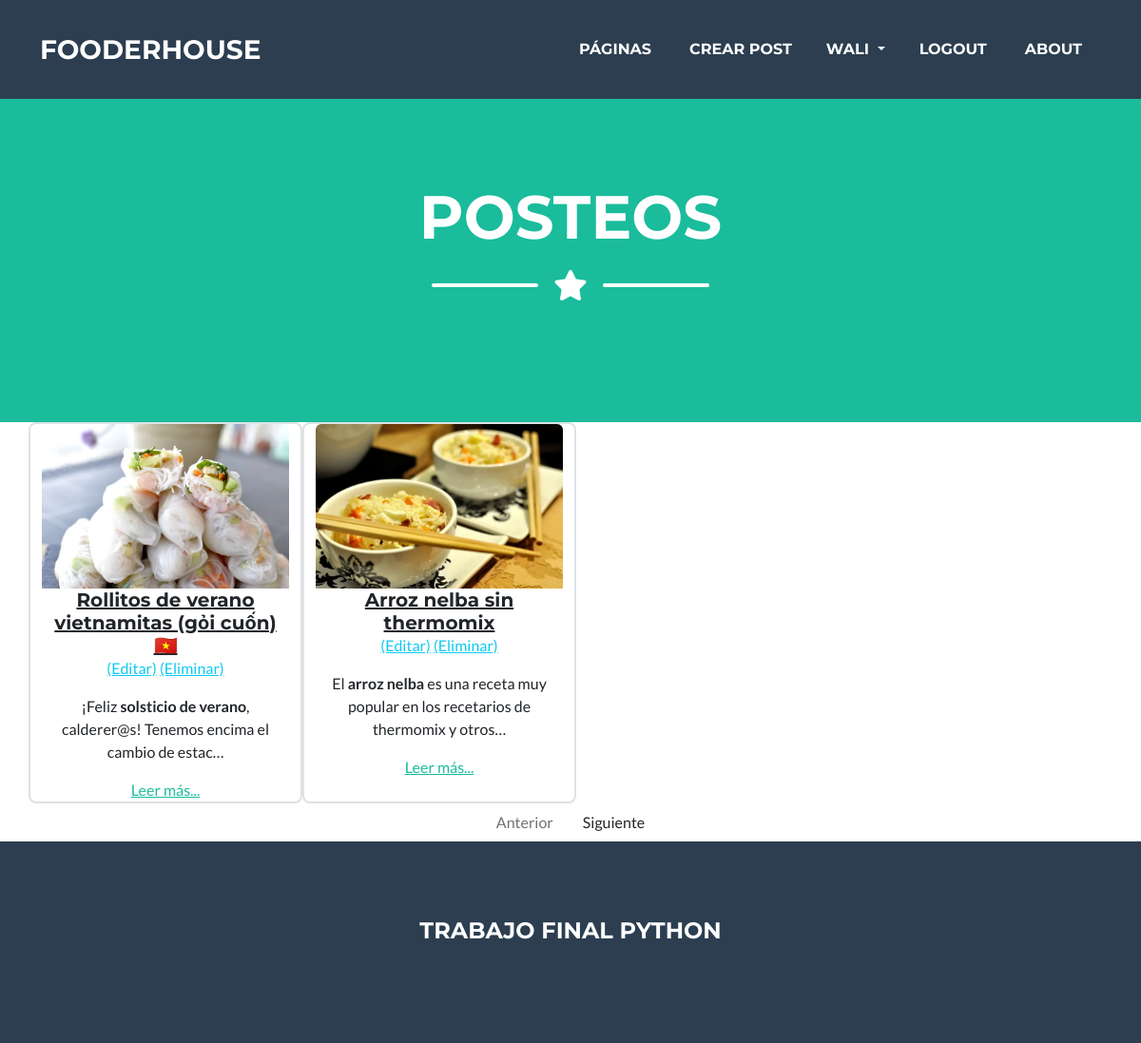
/App/pages/ (signed in), run on the app's committed database.
### blogApp/models.py (models this page shows, shortened)
class Blog_post(models.Model):
    titulo= models.CharField(max_length=50, blank=True, null=True)
    slug= AutoSlugField(populate_from= 'titulo')
    subtitulo= models.TextField(max_length=50, blank=True, null=True)
    cuerpo= RichTextField(blank=True, null=True)
    autor= models.ForeignKey(User, null=True, default=None, on_delete=models.CASCADE)
    fecha= models.DateField(auto_now_add= True)
    imagen= models.ImageField(verbose_name='imagen', upload_to='media', null=True, blank=True)
    likes= models.ManyToManyField(User, related_name="post_like")
    @property
    def blog_post_link(self):
        return reverse("post", kwargs={
            'slug': self.slug
        })

### blogApp/views.py (the view)
# urls.py: path('pages/', views.pages, name= 'pages'),
def pages(request):
    posteos= Blog_post.objects.all()
    page= request.GET.get("page")
    paginator=Paginator(posteos, 2)
    try:
        posteos= paginator.page(page)
    except PageNotAnInteger:
        posteos= paginator.page(1)
    except EmptyPage:
        posteos= paginator.page(paginator.num_pages)
    return render(request, "blogApp/pages.html", {'posteos':posteos}, )

### blogApp/templates/blogApp/pages.html (shortened to what this page needs)
{% extends "blogApp/padre.html" %}
{% load static %}
{% block titulo_pagina %}
<h1 class="masthead-heading text-uppercase mb-0">Posteos</h1>
{% endblock %}
{% block contenidoQueCambiara %}
  <main class="main-content" >
    <div class="section bg-gray">
        <div class="container" >
            <div class="row" >
                      {% for post in posteos %}
                        <div class="card border hover-shadow-6 mb-6 d-block" style="width: 18rem;" >
                          <img class="card-img-top" src="{{post.imagen.url}}" >
                          <div class="p-6 text-center">
                            <h5 class="mb-0"><a class="text-dark">{{post.titulo}}</a></h5>
                            {% if user.is_authenticated %}
                            <a class="text-info" href="{% url 'editar_post' post.slug %}">(Editar)</a>
                            <a class="text-info" href="{% url 'eliminar_post' post.slug %}">(Eliminar)</a>
                            {% endif %}
                            <p class="font-weight-light" href="{{post.blog_post_link}}">{{post.cuerpo|truncatechars:100|safe}}</p>
                            <a  href="{% url 'post' post.slug %}">Leer más...</a>
                          </div>
                        </div>
                        {% empty %}
                          <div class="p-6 text-center">
                            <h2>No hay páginas aún</h2>
                          </div>
                      {% endfor %}
                    </div>
                  </div>
                </div>
</main>
  <div class="p-6 text-center">
  {% include 'blogApp/paginador.html' %}
  </div>
{% endblock %}

### blogApp/templates/blogApp/padre.html (shortened to what this page needs)
<!DOCTYPE html>
<html lang="en">
    <head>
        {% load static %}
        <link href="{% static 'blogApp/css/styles.css' %}" rel="stylesheet" />
    </head>
    <body id="page-top">
        <nav class="navbar navbar-expand-lg bg-secondary text-uppercase fixed-top" id="mainNav">
            <div class="container">
                <a class="navbar-brand" href="{% url 'inicio' %}">FooderHouse</a>
                <div class="collapse navbar-collapse" id="navbarResponsive">
                    <ul class="navbar-nav ms-auto">
                        <li class="nav-item mx-0 mx-lg-1"><a class="nav-link py-3 px-0 px-lg-3 rounded" href="{% url 'pages' %}">Páginas</a></li>
                        {% if not request.user.is_authenticated %}
                        <li class="nav-item mx-0 mx-lg-1"><a class="nav-link py-3 px-0 px-lg-3 rounded" href="{% url 'login' %}">Login</a></li>
                        <li class="nav-item mx-0 mx-lg-1"><a class="nav-link py-3 px-0 px-lg-3 rounded" href="{% url 'registro' %}">Registro</a></li>
                        {% else %}
                        <li class="nav-item mx-0 mx-lg-1"><a class="nav-link py-3 px-0 px-lg-3 rounded" href="{% url 'crear_post' %}">Crear Post</a></li>
                        <li class="nav-item dropdown 1">
                            <a class="nav-link dropdown-toggle py-3 px-0 px-lg-3 rounded" href="#" role="button" data-bs-toggle="dropdown" aria-expanded="false">
                              {{user.username}}
                            </a>
                          </li>
                          <li class="nav-item mx-0 mx-lg-1"><a class="nav-link py-3 px-0 px-lg-3 rounded" href="{% url 'logout' %}">Logout</a></li>
                        {% endif %}
                        <li class="nav-item mx-0 mx-lg-1"><a class="nav-link py-3 px-0 px-lg-3 rounded" href="{% url 'about' %}">About</a></li>
                    </ul>
                </div>
            </div>
        </nav>
        <header class="masthead bg-primary text-white text-center">
            <div class="container d-flex align-items-center flex-column">
                {% block titulo_pagina %}
                {% endblock %}
                <div class="divider-custom divider-light">
                    <div class="divider-custom-line"></div>
                    <div class="divider-custom-icon"><i class="fas fa-star"></i></div>
                    <div class="divider-custom-line"></div>
                </div>
                {% url 'inicio' as la_url %}
            </div>
        </header>
        {% block contenidoQueCambiara %}
        {% endblock %}
        <footer class="footer text-center">
            <div class="container">
                <div class="row">
                    <div class="col-lg-4 mb-5 mb-lg-0">
                    </div>
                    <div class="col-lg-4 mb-5 mb-lg-0">
                        <h4 class="text-uppercase mb-4">Trabajo Final Python</h4>
                    </div>
                    <div class="col-lg-4">
                    </div>
                </div>
            </div>
        </footer>
    </body>
</html>

### data on the page
Blog_post: imagen (picture), titulo "Rollitos de verano vietnamitas (gỏi cuốn) 🇻🇳", cuerpo "¡Feliz solsticio de verano , calderer@s! Tenemos encima el cambio de estac…"
Blog_post: imagen (picture), titulo "Arroz nelba sin thermomix", cuerpo "El arroz nelba es una receta muy popular en los recetarios de thermomix y otros…"

### other printed values
{{ user.username }} "WALI"
